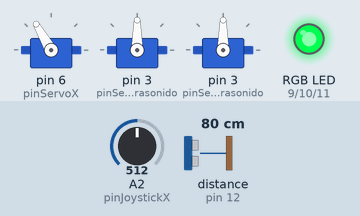
This sketch was run on a simulated Arduino Uno, built with avr-gcc and run on an emulated ATmega328P. On the bench: 3 × servo, an RGB LED mixed from three pins (HIGH = lit). Wiring (inferred from the names in the program): ultrasonic range finder: trigger pin 13; echo pin 12. Inputs (shaded band) come from the test bench; at power-on: distance to the obstacle (sensor on pin 12) 80 cm, A2 (pinJoystickX) = 512. The echo pulse lasts 58.3 µs per cm; random numbers use the default seed unless the sketch sets one; pins used as bus, display or sensor lines are not drawn.

Above: at 1.3 s.
1.4 s: distance to the obstacle (sensor on pin 12) set to 13 cm
4.5 s: distance to the obstacle (sensor on pin 12) set to 10 cm
At 5.4 s:
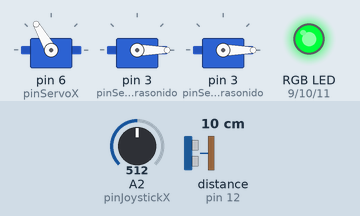
7.6 s: A2 (pinJoystickX) set to 716
At 8.1 s:
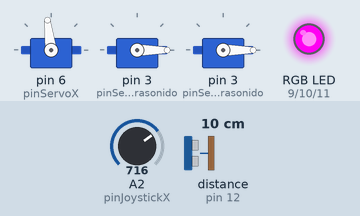
10.7 s: A2 (pinJoystickX) set to 900
At 11.3 s:
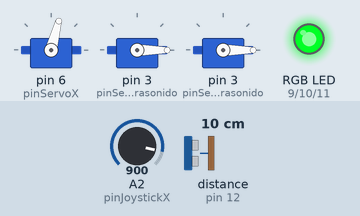
13.8 s: distance to the obstacle (sensor on pin 12) set to 18 cm
At 14.2 s:
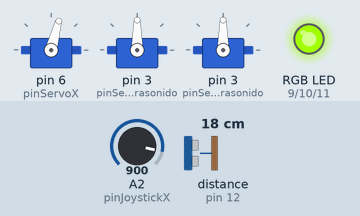
16.9 s: A2 (pinJoystickX) set to 511
At 17.5 s:
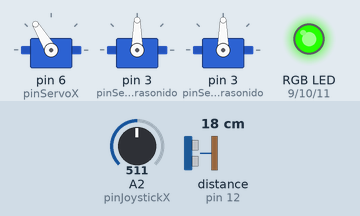
Timing chart, 0 to 23.6 s (numbered marks = the images above; inputs shaded):
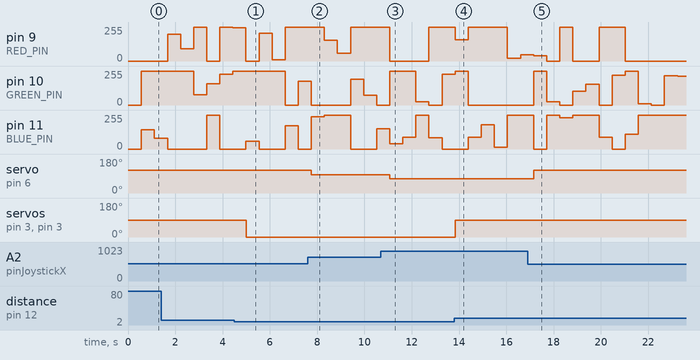

Measured:
- the behaviour switches between 12 and 11 cm on distance to the obstacle (sensor on pin 12) (found by bisection; images 0 and 1)
- after the input at 4.5 s, servo on pin 3 (pinServoUltrasonido), servo on pin 3 (pinServoUltrasonido): 90° → 0° after 0.49 s
- after the input at 7.6 s, servo on pin 6 (pinServoX): 120° → 97° after 0.15 s
- after the input at 10.7 s, servo on pin 6 (pinServoX): 97° → 75° after 0.37 s
- after the input at 13.8 s, servo on pin 3 (pinServoUltrasonido), servo on pin 3 (pinServoUltrasonido): 0° → 90° at once
- after the input at 16.9 s, servo on pin 6 (pinServoX): 75° → 121° after 0.26 s

The sketch:

coso.ino
```cpp
#include <Servo.h>
#include <Wire.h>
#include <pt.h>

// Declaracion de servomotores
Servo servoX, servoY, servoUltrasonido,servoUltrasonido2;

static struct pt pt1, pt2;

// Pines del joystick
const int pinJoystickX = A2;
const int pinJoystickY = A3;
const int pinsw = 2;


// Pines del LED RGB
const int RED_PIN = 9;
const int GREEN_PIN = 10;
const int BLUE_PIN = 11;


// Pines del sensor ultrasonico
const int trigPin = 13;
const int echoPin = 12;

// Umbral de distancia para activar el servomotor
const int distanciaUmbral = 10;

// Pines de los servomotores (CAMBIAR)
const int pinServoX = 6;

const int pinServoUltrasonido = 3;
const int pinServoUltrasonido2 = 3;


// Variables para suavizar el movimiento
int posicionX = 180;


void setup() {
  // Configuracion de los servomotores
  servoX.attach(pinServoX);

  PT_INIT(&pt1);  // initialise the two
  PT_INIT(&pt2);  // protothread variables


  //configuraciones de servo de ultrasonido
  servoUltrasonido.attach(pinServoUltrasonido);
  servoUltrasonido2.attach(pinServoUltrasonido2);


  // Configuracion del sensor ultrasonico
  pinMode(trigPin, OUTPUT);
  pinMode(echoPin, INPUT);


  // Posicion inicial de los servos
    Serial.begin(9600);
  servoX.write(posicionX);

  servoUltrasonido.write(90); // Posicion inicial del tercer servo
  servoUltrasonido2.write(90);

  //Pines del Led
  pinMode(RED_PIN, OUTPUT);
  pinMode(GREEN_PIN, OUTPUT);
  pinMode(BLUE_PIN, OUTPUT);

}

void loop() {

  moverServosConJoystick();
  activarServoConUltrasonido();
  RGBPines();
}

static int protothread1(struct pt *pt, int interval) {
  static unsigned long timestamp = 0;
  PT_BEGIN(pt);
  while(1) { // never stop
    /* each time the function is called the second boolean
    *  argument "millis() - timestamp > interval" is re-evaluated
    *  and if false the function exits after that. */
    PT_WAIT_UNTIL(pt, millis() - timestamp > interval );
    timestamp = millis(); // take a new timestamp
    RGBPines();
  }
  PT_END(pt);
}
/* exactly the same as the protothread1 function */
static int protothread2(struct pt *pt, int interval) {
  static unsigned long timestamp = 0;
  PT_BEGIN(pt);
  while(1) {
    PT_WAIT_UNTIL(pt, millis() - timestamp > interval );
    timestamp = millis();
    RGBPines();
  }
  PT_END(pt);
}

// Funcion para mover los servos con el joystick
void moverServosConJoystick() {
  int lecturaX = analogRead(pinJoystickX);


  // Mapear las lecturas del joystick a angulos de 0 a 180
  int objetivoX = map(lecturaX, 0, 1023, 180, 60);


  //Suavizar el movimiento
  //posicionX = posicionX + (objetivoX - posicionX) / 5;


  // Mover los servos
  //servoX.write(posicionX);


   servoX.write(objetivoX);


  delay(1); // Pequeno retraso para suavizar
}

// Funcion para activar un servo con el sensor ultrasonico
void activarServoConUltrasonido() {
  long duracion = medirDistancia();
  int distancia = duracion * 0.034 / 2; // Convertir a cm

  if (distancia > 0 && distancia <= distanciaUmbral) {
    servoUltrasonido.write(0); // Activar el servo
    servoUltrasonido2.write(0);

  } else {
    servoUltrasonido.write(90); // Posicion inicial
    servoUltrasonido2.write(90);
  }

  delay(50); // Pequeno retraso para evitar lecturas erraticas
}

// Funcion para medir la distancia con el sensor ultrasonico
long medirDistancia() {
  digitalWrite(trigPin, LOW);
  delayMicroseconds(2);
  digitalWrite(trigPin, HIGH);
  delayMicroseconds(10);
  digitalWrite(trigPin, LOW);

  return pulseIn(echoPin, HIGH);
}


void hsvToRgb(float h, float s, float v, int &r, int &g, int &b) {
  float c = v * s;
  float x = c * (1 - abs(fmod(h / 60.0, 2) - 1));
  float m = v - c;
  float r1, g1, b1;

  if (h < 60)      { r1 = c; g1 = x; b1 = 0; }
  else if (h < 120){ r1 = x; g1 = c; b1 = 0; }
  else if (h < 180){ r1 = 0; g1 = c; b1 = x; }
  else if (h < 240){ r1 = 0; g1 = x; b1 = c; }
  else if (h < 300){ r1 = x; g1 = 0; b1 = c; }
  else             { r1 = c; g1 = 0; b1 = x; }

  r = (r1 + m) * 255;
  g = (g1 + m) * 255;
  b = (b1 + m) * 255;
}


void RGBPines() {
  delay(500);
  int colorRand=random(0,1023);
  float hue = map(colorRand, 0, 1023, 0, 360); // Hue entre 0° y 360°
  int r, g, b;
  hsvToRgb(hue, 1.0, 1.0, r, g, b); // Saturación y brillo al 100%
  analogWrite(RED_PIN, r);
  analogWrite(GREEN_PIN, g);
  analogWrite(BLUE_PIN, b);
  }
```
